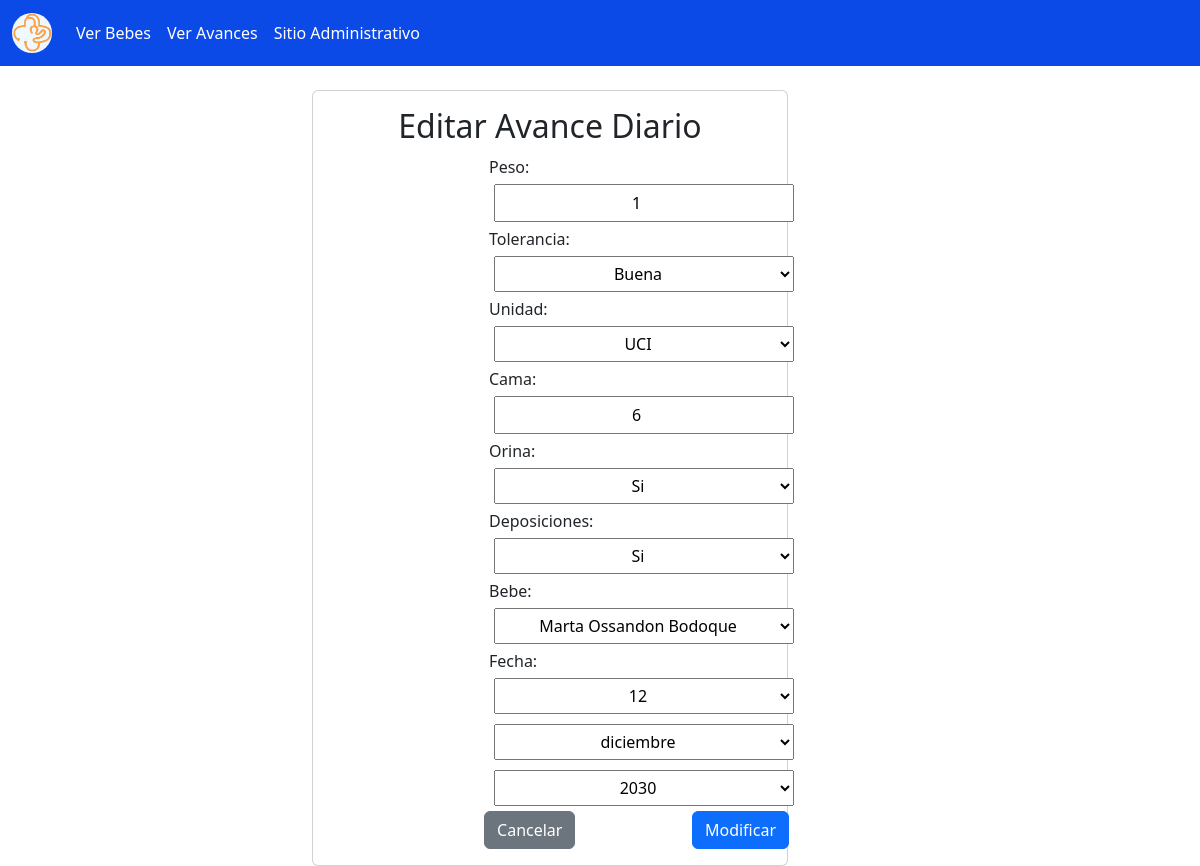
The app's page /modificarAvance/6/ with its own data.
### Hospital/models.py (models this page shows)
class AvanceDiario(models.Model):
    peso=models.PositiveSmallIntegerField(default=1,blank=True,editable=True)
    tolerancia_choices=(('Buena','Buena'),('Mala','Mala'),('Regular','Regular'))
    tolerancia=models.CharField(max_length=7,null=True,blank=True,editable=True,default='Regular',choices=tolerancia_choices)
    unidad_choices=(('UCI','UCI'),('UTI','UTI'))
    unidad =models.CharField(max_length=3,null=True,blank=True,editable=True,default='EN CAMBIO',choices=unidad_choices)
    cama = models.IntegerField(null=True,blank=True,editable=True,default=1)
    sino_choices = (('Si','Si'),('No','No'))
    orina=models.CharField(max_length=2,null=True,blank=True,editable=True,default='Si',choices=sino_choices)
    deposiciones = models.CharField(max_length=2,null=True,blank=True,editable=True,default='Si',choices=sino_choices)
    bebe = models.ForeignKey(Bebe, null=True,blank=True,editable=True,on_delete=models.PROTECT)
    current_date = datetime.date.today()
    fecha   =models.DateField(default=current_date,blank=True,editable=True)

### Hospital/views.py (the view, shortened to what this page needs)
# urls.py: path('modificarAvance/<id>/',views.modificarAvance, name='modificarAvance'),
def modificarAvance(request,id):
    avanceDiario = get_object_or_404(AvanceDiario, id=id)
    data= {
        'form': AvancesForm(instance=avanceDiario)
    }
    return render(request, 'Hospital/modificarAvance.html',data)

### Hospital/forms.py
class AvancesForm(forms.ModelForm):
    class Meta:
        model = AvanceDiario
        fields = '__all__'
        widgets = {
            "fecha": forms.SelectDateWidget()
        }

### Hospital/models.py (called while the page is built)
    def __str__(self) :
        texto = "{0} {1} {2}"
        return texto.format(self.nombre,self.apellido_paterno,self.apellido_materno)

### Hospital/templates/Hospital/modificarAvance.html (shortened to what this page needs)
{%  extends 'Hospital/base.html' %}
{% load static %}
{% block content %}
    <div class="row" style="margin-left: 0px; margin-right: 0px;">
        <div class="col-12 col-md-5 offset-md-3">
            <div class="card">
                <div class="card-body">
                    <h2> Editar Avance Diario</h2>
                    <form action="" class="formulario_avance" method="post">
                        {{ form }}
                        <div class="d-flex justify-content-end">
                            <input type="reset" value="Cancelar" class="btn btn-secondary">
                            <input type="submit" value="Modificar" class="btn btn-primary">
                        </div>
                    </form>
                </div>
            </div>
        </div>
    </div>
{% endblock %}

### Hospital/static/Hospital/css/custom.css (style rules this page uses)
h2,h6,td,tr { text-align: center; }
input[type=text], input[type=email], input[type=number], select, textarea { width: 100%; padding: 5px; margin: 5px; text-align: center; }
.formulario_avance { width: 300px; margin-top:10px; margin-left: 20vh; }

### records on screen
AvanceDiario: peso "1", tolerancia "Buena", unidad "UCI", cama "6", orina "Si", deposiciones "Si", bebe "Marta Ossandon Bodoque"
